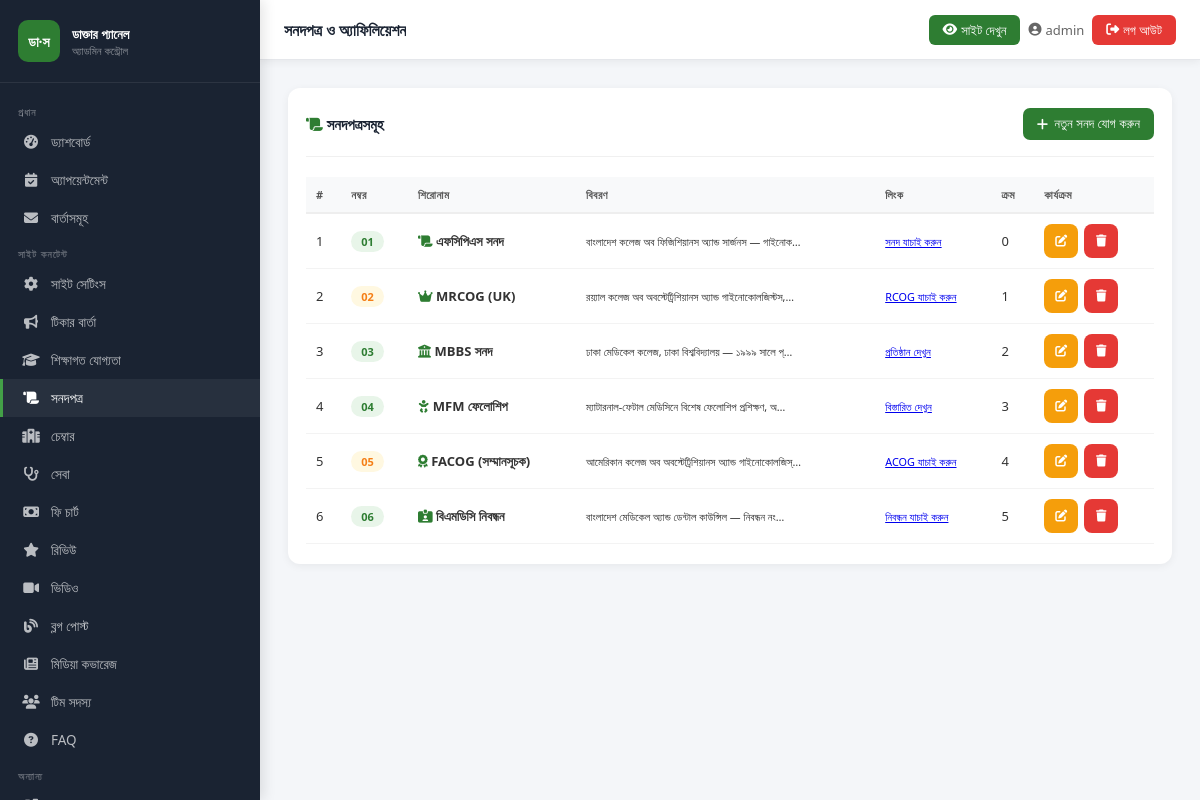
The page /admin-panel/certificates/ (signed in) on the database its author committed.
### core/models.py (models this page shows, shortened)
class Certificate(models.Model):
    number = models.CharField(max_length=10, default='01')
    icon_class = models.CharField(max_length=100, default='fas fa-scroll')
    title = models.CharField(max_length=200)
    description = models.TextField()
    link_text = models.CharField(max_length=100, default='সনদ যাচাই করুন')
    link_url = models.URLField(blank=True)
    is_amber = models.BooleanField(default=False)
    is_active = models.BooleanField(default=True)
    order = models.IntegerField(default=0)
    class Meta:
        ordering = ['order']
        verbose_name = 'সনদপত্র'

### core/admin_views.py (the view, shortened to what this page needs)
# urls.py: path('certificates/', av.manage_certificates, name='admin_certificates'),
@login_required(login_url='/admin-panel/login/')
def manage_certificates(request):
    items = Certificate.objects.all()
    return render(request, 'admin_panel/certificates.html', {'items': items})

### core/context_processors.py (called while the page is built)
def site_settings(request):
    try:
        settings = SiteSettings.objects.first()
        if not settings:
            settings = SiteSettings()
    except Exception:
        settings = SiteSettings()
    return {'site': settings}

### templates/admin_panel/certificates.html (shortened to what this page needs)
{% extends "admin_panel/base_admin.html" %}
{% block page_title %}সনদপত্র ও অ্যাফিলিয়েশন{% endblock %}
{% block nav_certificates %}active{% endblock %}
{% block content %}
<div class="card">
  <div class="card__header">
    <span class="card__title"><i class="fas fa-scroll" style="color:#2e7d32"></i> সনদপত্রসমূহ</span>
    <button class="btn btn-primary" onclick="openModal('addModal')"><i class="fas fa-plus"></i> নতুন সনদ যোগ করুন</button>
  </div>
  <div style="overflow-x:auto">
  <table class="tbl">
    <thead><tr><th>#</th><th>নম্বর</th><th>শিরোনাম</th><th>বিবরণ</th><th>লিংক</th><th>ক্রম</th><th>কার্যক্রম</th></tr></thead>
    <tbody>
      {% for item in items %}
      <tr>
        <td>{{ item.pk }}</td>
        <td><span class="badge {% if item.is_amber %}badge-warning{% else %}badge-success{% endif %}">{{ item.number }}</span></td>
        <td><i class="{{ item.icon_class }}" style="color:#2e7d32"></i> <strong>{{ item.title }}</strong></td>
        <td><small>{{ item.description|truncatechars:50 }}</small></td>
        <td><small><a href="{{ item.link_url }}" target="_blank">{{ item.link_text }}</a></small></td>
        <td>{{ item.order }}</td>
        <td>
          <div class="action-buttons">
            <button class="btn btn-warning btn-sm btn-icon" onclick="openEdit({{ item.pk }},'{{ item.number|escapejs }}','{{ item.icon_class|escapejs }}','{{ item.title|escapejs }}','{{ item.description|escapejs }}','{{ item.link_text|escapejs }}','{{ item.link_url|escapejs }}',{{ item.is_amber|yesno:'true,false' }},{{ item.order }})"><i class="fas fa-edit"></i></button>
            <form method="POST" style="display:inline" onsubmit="return confirm('মুছবেন?')"><button type="submit" class="btn btn-danger btn-sm btn-icon"><i class="fas fa-trash"></i></button></form>
          </div>
        </td>
      </tr>
      {% empty %}<tr><td colspan="7"><div class="empty-state"><i class="fas fa-scroll"></i><p>কোনো সনদ নেই</p></div></td></tr>
      {% endfor %}
    </tbody>
  </table>
  </div>
</div>
{% endblock %}

### templates/admin_panel/base_admin.html (shortened to what this page needs)
<!DOCTYPE html>
<html lang="bn">
<head>
  <link rel="stylesheet" href="https://cdnjs.cloudflare.com/ajax/libs/font-awesome/6.5.0/css/all.min.css">
  {% load static %}
</head>
<body>
<aside class="sidebar" id="sidebar">
  <div class="sidebar__brand">
    <div class="sidebar__brand-icon">ডা·স</div>
    <div class="sidebar__brand-text">
      <h3>ডাক্তার প্যানেল</h3>
      <p>অ্যাডমিন কন্ট্রোল</p>
    </div>
  </div>
  <nav class="sidebar__nav">
    <div class="nav-section-label">প্রধান</div>
    <a href="{% url 'admin_dashboard' %}" class="sidebar__link {% block nav_dashboard %}{% endblock %}"><i class="fas fa-tachometer-alt"></i> ড্যাশবোর্ড</a>
    <a href="{% url 'admin_appointments' %}" class="sidebar__link {% block nav_appointments %}{% endblock %}"><i class="fas fa-calendar-check"></i> অ্যাপয়েন্টমেন্ট</a>
    <a href="{% url 'admin_messages' %}" class="sidebar__link {% block nav_messages %}{% endblock %}"><i class="fas fa-envelope"></i> বার্তাসমূহ</a>
    <div class="nav-section-label">সাইট কনটেন্ট</div>
    <a href="{% url 'admin_site_settings' %}" class="sidebar__link {% block nav_settings %}{% endblock %}"><i class="fas fa-cog"></i> সাইট সেটিংস</a>
    <a href="{% url 'admin_tickers' %}" class="sidebar__link {% block nav_tickers %}{% endblock %}"><i class="fas fa-bullhorn"></i> টিকার বার্তা</a>
    <a href="{% url 'admin_qualifications' %}" class="sidebar__link {% block nav_qualifications %}{% endblock %}"><i class="fas fa-graduation-cap"></i> শিক্ষাগত যোগ্যতা</a>
    <a href="{% url 'admin_certificates' %}" class="sidebar__link {% block nav_certificates %}{% endblock %}"><i class="fas fa-scroll"></i> সনদপত্র</a>
    <a href="{% url 'admin_chambers' %}" class="sidebar__link {% block nav_chambers %}{% endblock %}"><i class="fas fa-hospital-alt"></i> চেম্বার</a>
    <a href="{% url 'admin_services' %}" class="sidebar__link {% block nav_services %}{% endblock %}"><i class="fas fa-stethoscope"></i> সেবা</a>
    <a href="{% url 'admin_fees' %}" class="sidebar__link {% block nav_fees %}{% endblock %}"><i class="fas fa-money-bill"></i> ফি চার্ট</a>
    <a href="{% url 'admin_reviews' %}" class="sidebar__link {% block nav_reviews %}{% endblock %}"><i class="fas fa-star"></i> রিভিউ</a>
    <a href="{% url 'admin_videos' %}" class="sidebar__link {% block nav_videos %}{% endblock %}"><i class="fas fa-video"></i> ভিডিও</a>
    <a href="{% url 'admin_blogs' %}" class="sidebar__link {% block nav_blogs %}{% endblock %}"><i class="fas fa-blog"></i> ব্লগ পোস্ট</a>
    <a href="{% url 'admin_media' %}" class="sidebar__link {% block nav_media %}{% endblock %}"><i class="fas fa-newspaper"></i> মিডিয়া কভারেজ</a>
    <a href="{% url 'admin_team' %}" class="sidebar__link {% block nav_team %}{% endblock %}"><i class="fas fa-users"></i> টিম সদস্য</a>
    <a href="{% url 'admin_faqs' %}" class="sidebar__link {% block nav_faqs %}{% endblock %}"><i class="fas fa-question-circle"></i> FAQ</a>
    <div class="nav-section-label">অন্যান্য</div>
    <a href="/" target="_blank" class="sidebar__link"> সাইট দেখুন</a>
  </nav>
</aside>
<div class="topbar">
  <div style="display:flex; align-items:center; gap:8px;">
    <span class="topbar__title">{% block page_title %}ড্যাশবোর্ড{% endblock %}</span>
  </div>
  <div class="topbar__right">
    <a href="/" target="_blank" class="view-site-btn"><i class="fas fa-eye"></i> <span class="hide-xs">সাইট দেখুন</span></a>
    <span class="topbar__user"><i class="fas fa-user-circle"></i> <span class="hide-sm">{{ request.user.username }}</span></span>
    <a href="{% url 'admin_logout' %}" class="topbar__logout"><i class="fas fa-sign-out-alt"></i> <span class="hide-xs">লগ আউট</span></a>
  </div>
</div>
<main class="main-content">
  {% block content %}{% endblock %}
</main>
</body>
</html>

### rows shown on the page
Certificate: pk "1", number "01", title "এফসিপিএস সনদ", description "বাংলাদেশ কলেজ অব ফিজিশিয়ানস অ্যান্ড সার্জনস — গাইনোক…", link_text "সনদ যাচাই করুন", order "0"
Certificate: pk "2", number "02", title "MRCOG (UK)", description "রয়্যাল কলেজ অব অবস্টেট্রিশিয়ানস অ্যান্ড গাইনোকোলজিস্টস,…", link_text "RCOG যাচাই করুন", order "1"
Certificate: pk "3", number "03", title "MBBS সনদ", description "ঢাকা মেডিকেল কলেজ, ঢাকা বিশ্ববিদ্যালয় — ১৯৯৯ সালে প্…", link_text "প্রতিষ্ঠান দেখুন", order "2"
Certificate: pk "4", number "04", title "MFM ফেলোশিপ", description "ম্যাটারনাল-ফেটাল মেডিসিনে বিশেষ ফেলোশিপ প্রশিক্ষণ, অ…", link_text "বিস্তারিত দেখুন", order "3"
Certificate: pk "5", number "05", title "FACOG (সম্মানসূচক)", description "আমেরিকান কলেজ অব অবস্টেট্রিশিয়ানস অ্যান্ড গাইনোকোলজিস্…", link_text "ACOG যাচাই করুন", order "4"
Certificate: pk "6", number "06", title "বিএমডিসি নিবন্ধন", description "বাংলাদেশ মেডিকেল অ্যান্ড ডেন্টাল কাউন্সিল — নিবন্ধন নং…", link_text "নিবন্ধন যাচাই করুন", order "5"

### other values the page prints
{{ request.user.username }} "admin"
